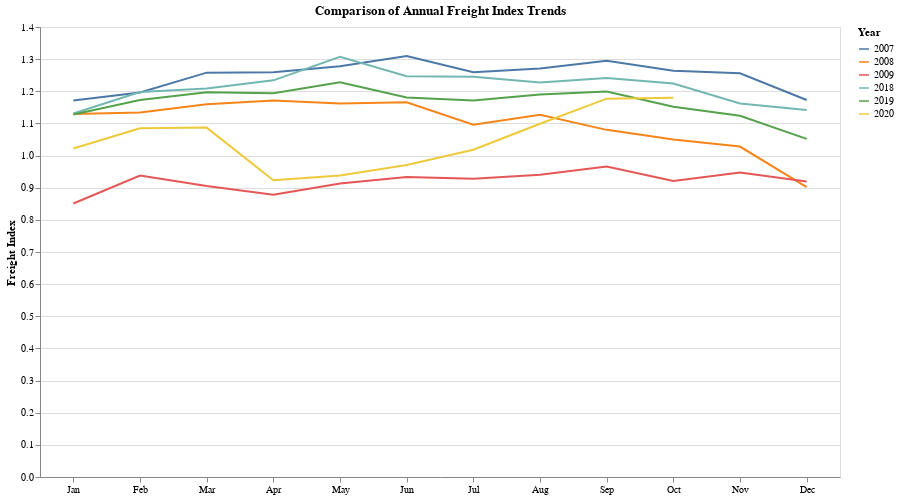

Source (notebook cell):
### Code cell
monthNames = {
    1: 'Jan',
    2: 'Feb',
    3: 'Mar',
    4: 'Apr',
    5: 'May',
    6: 'Jun',
    7: 'Jul',
    8: 'Aug',
    9: 'Sep',
    10: 'Oct',
    11: 'Nov',
    12: 'Dec',
}

df_freight['Month'] = df_freight.Date.apply(pd.to_datetime).apply(lambda v: monthNames.get(v.month))
df_freight['Year'] = df_freight.Date.apply(pd.to_datetime).apply(lambda v: v.year)
fieldOrdering = df_freight.Date.apply(pd.to_datetime).apply(lambda v: v.month).values.tolist()
df_freight['order'] = df_freight.Date.apply(pd.to_datetime).apply(lambda v: v.month).map(lambda x: fieldOrdering.index(x))

melted_freight = df_freight[['Month', 'Year', 'order', 'Index']].melt(id_vars=['Month', 'Year', 'order'])
chosenYears = [2007, 2008, 2009, 2018, 2019, 2020]

alt.Chart(melted_freight[melted_freight.Year.isin(chosenYears)]).mark_line().encode(
    alt.X('Month:O', sort=None, axis=alt.Axis(title='', labelAngle=0)),
    alt.Y('value:Q', axis=alt.Axis(title='Freight Index')),
    alt.Color('Year:N', title='Year'),
    alt.Order('order:Q')
).properties(
    title='Comparison of Annual Freight Index Trends',
    height=450,
    width=800,
    background='white'
)

### Figure 1 — Vega-Lite specification as saved in the notebook (floating-point values rounded to 4 significant figures)
{"config": {"view": {"continuousWidth": 400, "continuousHeight": 300}}, "data": {"name": "data-90aebca98b515d5d8870479cc4b5e489"}, "mark": "line", "background": "white", "encoding": {"color": {"type": "nominal", "field": "Year", "title": "Year"}, "order": {"type": "quantitative", "field": "order"}, "x": {"type": "ordinal", "axis": {"labelAngle": 0, "title": ""}, "field": "Month", "sort": null}, "y": {"type": "quantitative", "axis": {"title": "Freight Index"}, "field": "value"}}, "height": 450, "title": "Comparison of Annual Freight Index Trends", "width": 800, "$schema": "https://vega.github.io/schema/vega-lite/v4.8.1.json", "datasets": {"data-90aebca98b515d5d8870479cc4b5e489": [{"Month": "Jan", "Year": 2007, "order": 0, "variable": "Index", "value": 1.171}, {"Month": "Feb", "Year": 2007, "order": 1, "variable": "Index", "value": 1.196}, {"Month": "Mar", "Year": 2007, "order": 2, "variable": "Index", "value": 1.258}, {"Month": "Apr", "Year": 2007, "order": 3, "variable": "Index", "value": 1.259}, {"Month": "May", "Year": 2007, "order": 4, "variable": "Index", "value": 1.278}, {"Month": "Jun", "Year": 2007, "order": 5, "variable": "Index", "value": 1.31}, {"Month": "Jul", "Year": 2007, "order": 6, "variable": "Index", "value": 1.259}, {"Month": "Aug", "Year": 2007, "order": 7, "variable": "Index", "value": 1.271}, {"Month": "Sep", "Year": 2007, "order": 8, "variable": "Index", "value": 1.295}, {"Month": "Oct", "Year": 2007, "order": 9, "variable": "Index", "value": 1.264}, {"Month": "Nov", "Year": 2007, "order": 10, "variable": "Index", "value": 1.256}, {"Month": "Dec", "Year": 2007, "order": 11, "variable": "Index", "value": 1.173}, {"Month": "Jan", "Year": 2008, "order": 0, "variable": "Index", "value": 1.129}, {"Month": "Feb", "Year": 2008, "order": 1, "variable": "Index", "value": 1.134}, {"Month": "Mar", "Year": 2008, "order": 2, "variable": "Index", "value": 1.16}, {"Month": "Apr", "Year": 2008, "order": 3, "variable": "Index", "value": 1.171}, {"Month": "May", "Year": 2008, "order": 4, "variable": "Index", "value": 1.162}, {"Month": "Jun", "Year": 2008, "order": 5, "variable": "Index", "value": 1.166}, {"Month": "Jul", "Year": 2008, "order": 6, "variable": "Index", "value": 1.096}, {"Month": "Aug", "Year": 2008, "order": 7, "variable": "Index", "value": 1.127}, {"Month": "Sep", "Year": 2008, "order": 8, "variable": "Index", "value": 1.08}, {"Month": "Oct", "Year": 2008, "order": 9, "variable": "Index", "value": 1.05}, {"Month": "Nov", "Year": 2008, "order": 10, "variable": "Index", "value": 1.028}, {"Month": "Dec", "Year": 2008, "order": 11, "variable": "Index", "value": 0.902}, {"Month": "Jan", "Year": 2009, "order": 0, "variable": "Index", "value": 0.851}, {"Month": "Feb", "Year": 2009, "order": 1, "variable": "Index", "value": 0.938}, {"Month": "Mar", "Year": 2009, "order": 2, "variable": "Index", "value": 0.905}, {"Month": "Apr", "Year": 2009, "order": 3, "variable": "Index", "value": 0.878}, {"Month": "May", "Year": 2009, "order": 4, "variable": "Index", "value": 0.913}, {"Month": "Jun", "Year": 2009, "order": 5, "variable": "Index", "value": 0.933}, {"Month": "Jul", "Year": 2009, "order": 6, "variable": "Index", "value": 0.928}, {"Month": "Aug", "Year": 2009, "order": 7, "variable": "Index", "value": 0.94}, {"Month": "Sep", "Year": 2009, "order": 8, "variable": "Index", "value": 0.966}, {"Month": "Oct", "Year": 2009, "order": 9, "variable": "Index", "value": 0.921}, {"Month": "Nov", "Year": 2009, "order": 10, "variable": "Index", "value": 0.947}, {"Month": "Dec", "Year": 2009, "order": 11, "variable": "Index", "value": 0.919}, {"Month": "Jan", "Year": 2018, "order": 0, "variable": "Index", "value": 1.131}, {"Month": "Feb", "Year": 2018, "order": 1, "variable": "Index", "value": 1.198}, {"Month": "Mar", "Year": 2018, "order": 2, "variable": "Index", "value": 1.209}, {"Month": "Apr", "Year": 2018, "order": 3, "variable": "Index", "value": 1.234}, {"Month": "May", "Year": 2018, "order": 4, "variable": "Index", "value": 1.307}, {"Month": "Jun", "Year": 2018, "order": 5, "variable": "Index", "value": 1.247}, {"Month": "Jul", "Year": 2018, "order": 6, "variable": "Index", "value": 1.245}, {"Month": "Aug", "Year": 2018, "order": 7, "variable": "Index", "value": 1.227}, {"Month": "Sep", "Year": 2018, "order": 8, "variable": "Index", "value": 1.241}, {"Month": "Oct", "Year": 2018, "order": 9, "variable": "Index", "value": 1.224}, {"Month": "Nov", "Year": 2018, "order": 10, "variable": "Index", "value": 1.162}, {"Month": "Dec", "Year": 2018, "order": 11, "variable": "Index", "value": 1.142}, {"Month": "Jan", "Year": 2019, "order": 0, "variable": "Index", "value": 1.128}, {"Month": "Feb", "Year": 2019, "order": 1, "variable": "Index", "value": 1.173}, {"Month": "Mar", "Year": 2019, "order": 2, "variable": "Index", "value": 1.197}, {"Month": "Apr", "Year": 2019, "order": 3, "variable": "Index", "value": 1.194}, {"Month": "May", "Year": 2019, "order": 4, "variable": "Index", "value": 1.228}, {"Month": "Jun", "Year": 2019, "order": 5, "variable": "Index", "value": 1.181}, {"Month": "Jul", "Year": 2019, "order": 6, "variable": "Index", "value": 1.171}, {"Month": "Aug", "Year": 2019, "order": 7, "variable": "Index", "value": 1.19}, {"Month": "Sep", "Year": 2019, "order": 8, "variable": "Index", "value": 1.199}, {"Month": "Oct", "Year": 2019, "order": 9, "variable": "Index", "value": 1.152}, {"Month": "Nov", "Year": 2019, "order": 10, "variable": "Index", "value": 1.124}, {"Month": "Dec", "Year": 2019, "order": 11, "variable": "Index", "value": 1.052}, {"Month": "Jan", "Year": 2020, "order": 0, "variable": "Index", "value": 1.022}, {"Month": "Feb", "Year": 2020, "order": 1, "variable": "Index", "value": 1.085}, {"Month": "Mar", "Year": 2020, "order": 2, "variable": "Index", "value": 1.087}, {"Month": "Apr", "Year": 2020, "order": 3, "variable": "Index", "value": 0.923}, {"Month": "May", "Year": 2020, "order": 4, "variable": "Index", "value": 0.938}, {"Month": "Jun", "Year": 2020, "order": 5, "variable": "Index", "value": 0.971}, {"Month": "Jul", "Year": 2020, "order": 6, "variable": "Index", "value": 1.018}, {"Month": "Aug", "Year": 2020, "order": 7, "variable": "Index", "value": 1.099}, {"Month": "Sep", "Year": 2020, "order": 8, "variable": "Index", "value": 1.177}, {"Month": "Oct", "Year": 2020, "order": 9, "variable": "Index", "value": 1.18}]}}
